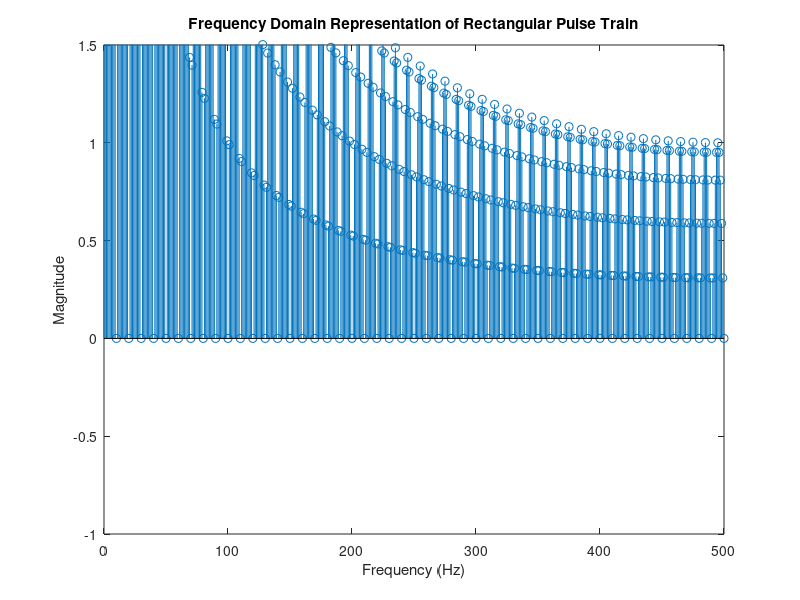

Write the MATLAB code that produced this figure.
% Define parameters
Fs = 1000;             % Sampling frequency (Hz)
T = 1;                 % Total time duration (seconds)
N = Fs * T;            % Total number of samples
pulse_width = 0.1;     % Width of the rectangular pulse (seconds)
pulse_period = 1;      % Period of the pulse train (seconds)
num_pulses = T / pulse_period; % Number of pulses in the train

% Create a time vector
t = linspace(0, T, N);

% Generate the rectangular pulse train in the time domain
rect_pulse_train = zeros(1, N);
for i = 1:num_pulses
    pulse_start = (i - 1) * pulse_period * Fs + 1;
    pulse_end = pulse_start + pulse_width * Fs - 1;
    rect_pulse_train(pulse_start:pulse_end) = 1;
end

% Compute the Discrete Fourier Transform (DFT) of the pulse train
pulse_train_fft = fft(rect_pulse_train);

% Calculate the frequency axis for the frequency domain representation
f = (0:N-1) * Fs / N;

% Plot the magnitude spectrum
figure;
stem(f, abs(pulse_train_fft));
xlabel('Frequency (Hz)');
ylabel('Magnitude');
title('Frequency Domain Representation of Rectangular Pulse Train');
axis([0 Fs -1 1.5]);

% Display only positive frequencies (optional)
xlim([0 Fs/2]);

% If you want to plot the phase spectrum as well, uncomment the following lines:
% figure;
% stem(f, angle
